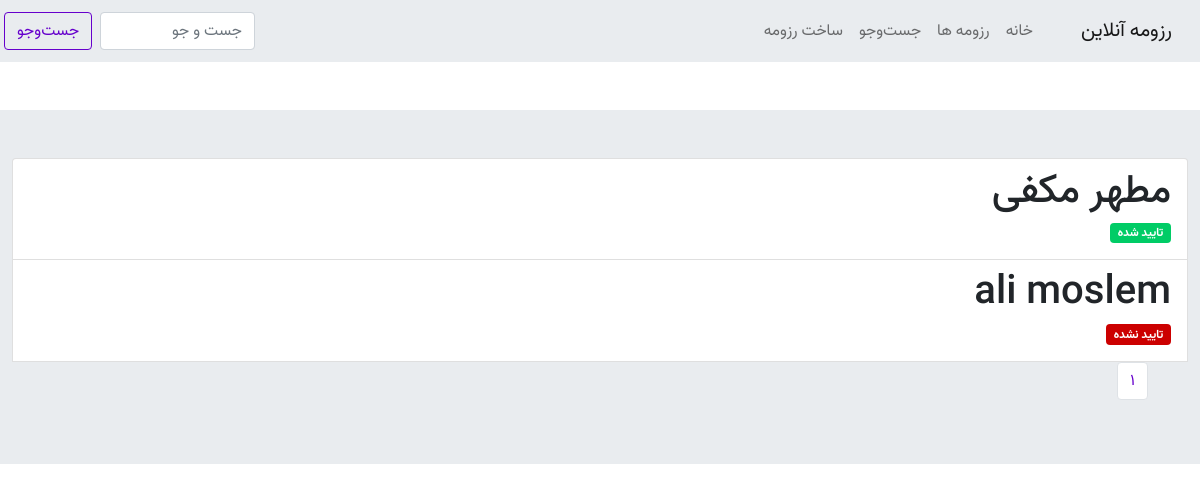
The app's page /profile/list/, older data.
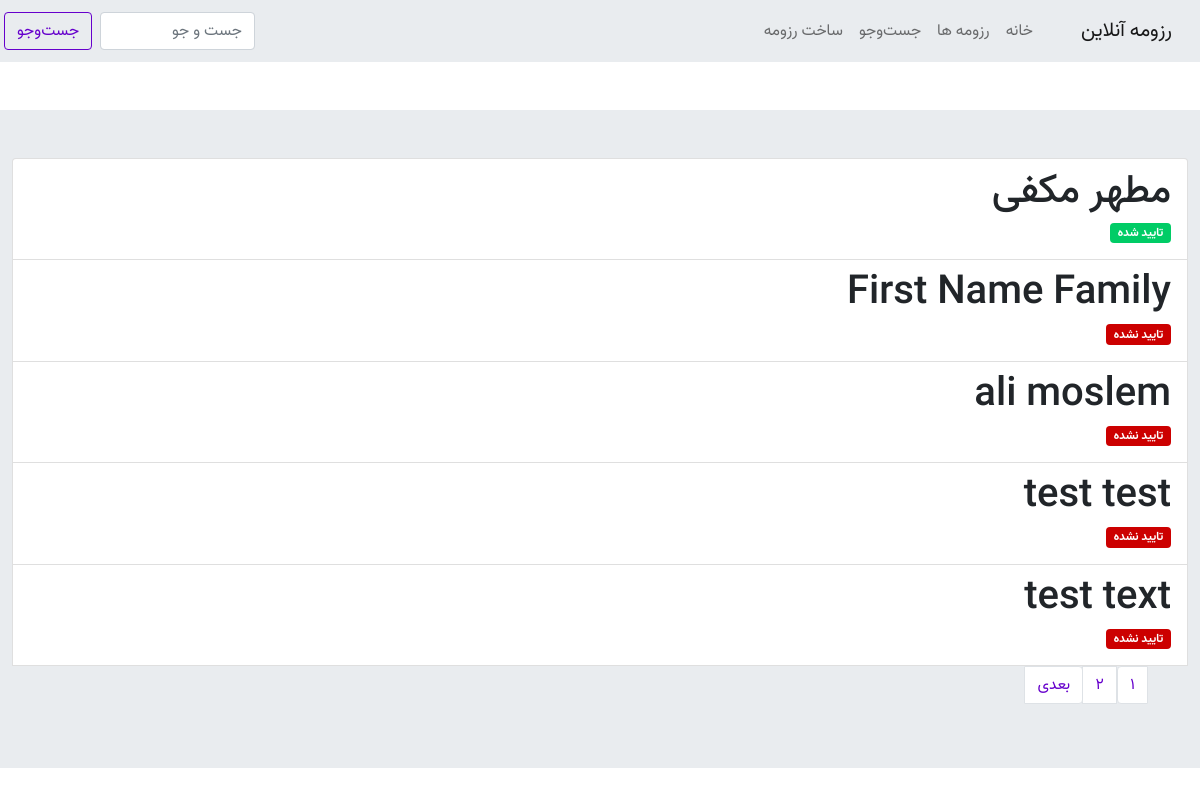
The same page, newer data.
### web/models.py (models this page shows)
class resume_model(models.Model):
  first_name = models.CharField(max_length=255)
  last_name = models.CharField(max_length=255)
  description = models.TextField()
  confirmed = models.BooleanField(default=False)

### web/views.py (the view)
# urls.py: path('profile/list/', views.list_profile_view, name='profile_list'),
def list_profile_view(request):
  profiles = models.resume_model.objects.all().order_by('-confirmed', 'first_name')
  pages = Paginator(profiles, 5)
  page_num = request.GET.get('page', 1)
  page = pages.page(page_num)
  context = {'profiles':page, 'pages':pages}
  return render(request, 'list_profile.html', context)

### core/templates/list_profile.html (shortened to what this page needs)
{% extends 'layout/base.html' %}
{% block contant %}
<div class="container-fluid py-5 bg-light my-5">
  <div class="list-group">
    {% for profile in profiles %}
    <a href="../../resume/{{profile.id}}" class="list-group-item list-group-item-action">
      <h1>{{profile.first_name}} {{profile.last_name}}</h1>
      <h6>
        {% if profile.confirmed == True %}
        <span class="badge bg-success">تایید شده</span>
        {% else %}
        <span class="badge bg-danger">تایید نشده</span>
        {% endif %}
      </h6>
    </a>
    {% endfor %}
    <nav aria-label="Page navigation example">
      <ul class="pagination">
        {% for page in pages.page_range %}
        <li class="page-item"><a class="page-link" href="?page={{page}}">{{page}}</a></li>
        {% endfor %}
        {% if profiles.has_next == True %}
        <li class="page-item"><a class="page-link" href="?page={{profiles.next_page_number}}">بعدی</a></li>
        {% endif %}
      </ul>
    </nav>
  </div>
</div>
{% endblock contant %}

Row changes from the older to the newer data that the page shows:
added resume_model: first_name "First Name", last_name "Family", confirmed "تایید نشده"
added resume_model: first_name "test", last_name "test", confirmed "تایید نشده"
added resume_model: first_name "test", last_name "text", confirmed "تایید نشده"
Text that changed along with them:
new list line: "2"
text now shown: "بعدی"
